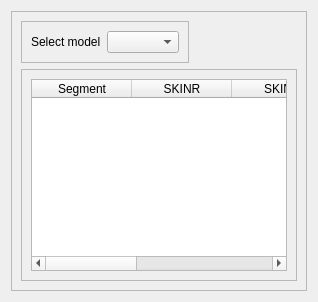
      <widget class="QWidget" name="tab_6">
       <attribute name="title">
        <string>Weighting and distribution coefficient</string>
       </attribute>
       <layout class="QHBoxLayout" name="horizontalLayout_19">
        <item>
         <widget class="QFrame" name="frame_23">
          <property name="frameShape">
           <enum>QFrame::StyledPanel</enum>
          </property>
          <property name="frameShadow">
           <enum>QFrame::Raised</enum>
          </property>
          <layout class="QGridLayout" name="gridLayout_18">
           <item row="0" column="0">
            <layout class="QVBoxLayout" name="verticalLayout_12">
             <item>
              <widget class="QFrame" name="frame_24">
               <property name="sizePolicy">
                <sizepolicy hsizetype="Fixed" vsizetype="Preferred">
                 <horstretch>0</horstretch>
                 <verstretch>0</verstretch>
                </sizepolicy>
               </property>
               <property name="frameShape">
                <enum>QFrame::StyledPanel</enum>
               </property>
               <property name="frameShadow">
                <enum>QFrame::Raised</enum>
               </property>
               <layout class="QHBoxLayout" name="horizontalLayout_20">
                <item>
                 <widget class="QLabel" name="label_11">
                  <property name="sizePolicy">
                   <sizepolicy hsizetype="Fixed" vsizetype="Preferred">
                    <horstretch>0</horstretch>
                    <verstretch>0</verstretch>
                   </sizepolicy>
                  </property>
                  <property name="text">
                   <string>Select model</string>
                  </property>
                 </widget>
                </item>
                <item>
                 <widget class="QComboBox" name="comboBox_weighting_distribution_coefficient">
                  <property name="sizePolicy">
                   <sizepolicy hsizetype="Preferred" vsizetype="Fixed">
                    <horstretch>0</horstretch>
                    <verstretch>0</verstretch>
                   </sizepolicy>
                  </property>
                  <item>
                   <property name="text">
                    <string/>
                   </property>
                  </item>
                  <item>
                   <property name="text">
                    <string>Custom</string>
                   </property>
                  </item>
                 </widget>
                </item>
               </layout>
              </widget>
             </item>
             <item>
              <widget class="QFrame" name="frame_25">
               <property name="frameShape">
                <enum>QFrame::StyledPanel</enum>
               </property>
               <property name="frameShadow">
                <enum>QFrame::Raised</enum>
               </property>
               <layout class="QGridLayout" name="gridLayout_17">
                <item row="0" column="0">
                 <widget class="QTableWidget" name="table_weighting_distribution_coefficient">
                  <column>
                   <property name="text">
                    <string>Segment</string>
                   </property>
                  </column>
                  <column>
                   <property name="text">
                    <string>SKINR</string>
                   </property>
                  </column>
                  <column>
                   <property name="text">
                    <string>SKINS</string>
                   </property>
                  </column>
                  <column>
                   <property name="text">
                    <string>SKINV</string>
                   </property>
                  </column>
                  <column>
                   <property name="text">
                    <string>SKINC</string>
                   </property>
                  </column>
                 </widget>
                </item>
               </layout>
              </widget>
             </item>
            </layout>
           </item>
          </layout>
         </widget>
        </item>
       </layout>
      </widget>
